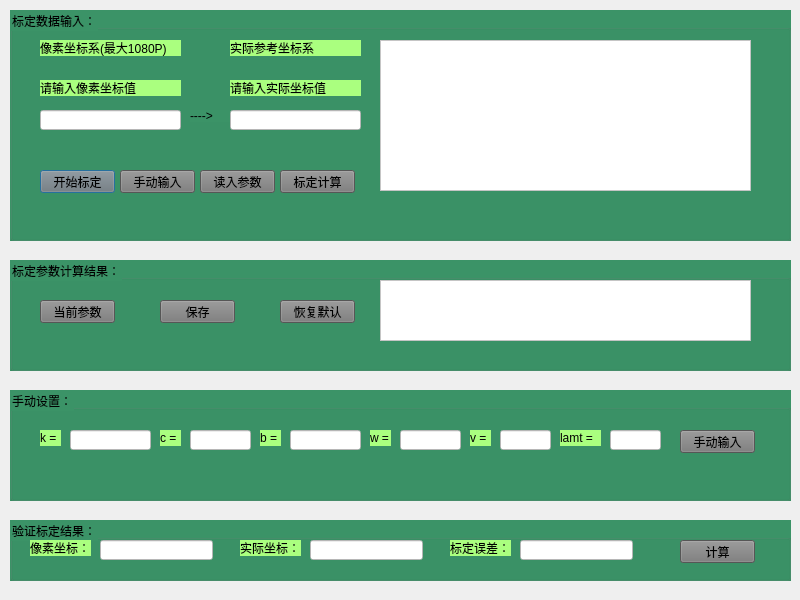
<?xml version="1.0" encoding="UTF-8"?>
<ui version="4.0">
 <class>IVFDCalibrate</class>
 <widget class="QDialog" name="IVFDCalibrate">
  <property name="geometry">
   <rect>
    <x>0</x>
    <y>0</y>
    <width>800</width>
    <height>600</height>
   </rect>
  </property>
  <property name="windowTitle">
   <string>相机标定窗口</string>
  </property>
  <widget class="QGroupBox" name="groupBox_input">
   <property name="geometry">
    <rect>
     <x>10</x>
     <y>10</y>
     <width>781</width>
     <height>231</height>
    </rect>
   </property>
   <property name="styleSheet">
    <string notr="true">background-color: rgb(59, 147, 103);</string>
   </property>
   <property name="title">
    <string>标定数据输入：</string>
   </property>
   <widget class="QTextBrowser" name="textBrowser_clbinput">
    <property name="geometry">
     <rect>
      <x>370</x>
      <y>30</y>
      <width>371</width>
      <height>151</height>
     </rect>
    </property>
    <property name="styleSheet">
     <string notr="true">background-color: rgb(255, 255, 255);</string>
    </property>
   </widget>
   <widget class="QLabel" name="label_5">
    <property name="geometry">
     <rect>
      <x>220</x>
      <y>30</y>
      <width>131</width>
      <height>16</height>
     </rect>
    </property>
    <property name="styleSheet">
     <string notr="true">background-color: rgb(170, 255, 127);</string>
    </property>
    <property name="text">
     <string>实际参考坐标系</string>
    </property>
   </widget>
   <widget class="QLabel" name="label_4">
    <property name="geometry">
     <rect>
      <x>30</x>
      <y>30</y>
      <width>141</width>
      <height>16</height>
     </rect>
    </property>
    <property name="styleSheet">
     <string notr="true">background-color: rgb(170, 255, 127);</string>
    </property>
    <property name="text">
     <string>像素坐标系(最大1080P)</string>
    </property>
   </widget>
   <widget class="QLabel" name="label_8">
    <property name="geometry">
     <rect>
      <x>180</x>
      <y>100</y>
      <width>54</width>
      <height>12</height>
     </rect>
    </property>
    <property name="text">
     <string>----&gt;</string>
    </property>
   </widget>
   <widget class="QLineEdit" name="lineEdit_realXY">
    <property name="geometry">
     <rect>
      <x>220</x>
      <y>100</y>
      <width>131</width>
      <height>20</height>
     </rect>
    </property>
    <property name="styleSheet">
     <string notr="true">background-color: rgb(255, 255, 255);</string>
    </property>
   </widget>
   <widget class="QLineEdit" name="lineEdit_imageXY">
    <property name="geometry">
     <rect>
      <x>30</x>
      <y>100</y>
      <width>141</width>
      <height>20</height>
     </rect>
    </property>
    <property name="styleSheet">
     <string notr="true">background-color: rgb(255, 255, 255);</string>
    </property>
   </widget>
   <widget class="QLabel" name="label_imgxyhint">
    <property name="geometry">
     <rect>
      <x>30</x>
      <y>70</y>
      <width>141</width>
      <height>16</height>
     </rect>
    </property>
    <property name="styleSheet">
     <string notr="true">background-color: rgb(170, 255, 127);</string>
    </property>
    <property name="text">
     <string>请输入像素坐标值</string>
    </property>
   </widget>
   <widget class="QPushButton" name="pushButton_startclb">
    <property name="geometry">
     <rect>
      <x>30</x>
      <y>160</y>
      <width>75</width>
      <height>23</height>
     </rect>
    </property>
    <property name="styleSheet">
     <string notr="true">background-color: rgb(120, 120, 120);</string>
    </property>
    <property name="text">
     <string>开始标定</string>
    </property>
   </widget>
   <widget class="QLabel" name="label_realxyhint">
    <property name="geometry">
     <rect>
      <x>220</x>
      <y>70</y>
      <width>131</width>
      <height>16</height>
     </rect>
    </property>
    <property name="styleSheet">
     <string notr="true">background-color: rgb(170, 255, 127);</string>
    </property>
    <property name="text">
     <string>请输入实际坐标值</string>
    </property>
   </widget>
   <widget class="QPushButton" name="pushButton_inputXY">
    <property name="geometry">
     <rect>
      <x>110</x>
      <y>160</y>
      <width>75</width>
      <height>23</height>
     </rect>
    </property>
    <property name="styleSheet">
     <string notr="true">background-color: rgb(120, 120, 120);</string>
    </property>
    <property name="text">
     <string>手动输入</string>
    </property>
   </widget>
   <widget class="QPushButton" name="pushButton_calibrate">
    <property name="geometry">
     <rect>
      <x>270</x>
      <y>160</y>
      <width>75</width>
      <height>23</height>
     </rect>
    </property>
    <property name="styleSheet">
     <string notr="true">background-color: rgb(120, 120, 120);</string>
    </property>
    <property name="text">
     <string>标定计算</string>
    </property>
   </widget>
   <widget class="QPushButton" name="pushButton_readInputXY">
    <property name="geometry">
     <rect>
      <x>190</x>
      <y>160</y>
      <width>75</width>
      <height>23</height>
     </rect>
    </property>
    <property name="styleSheet">
     <string notr="true">background-color: rgb(120, 120, 120);</string>
    </property>
    <property name="text">
     <string>读入参数</string>
    </property>
   </widget>
  </widget>
  <widget class="QGroupBox" name="groupBox_result">
   <property name="geometry">
    <rect>
     <x>10</x>
     <y>260</y>
     <width>781</width>
     <height>111</height>
    </rect>
   </property>
   <property name="styleSheet">
    <string notr="true">background-color: rgb(59, 147, 103);</string>
   </property>
   <property name="title">
    <string>标定参数计算结果：</string>
   </property>
   <widget class="QPushButton" name="pushButton_saveclbargs">
    <property name="geometry">
     <rect>
      <x>150</x>
      <y>40</y>
      <width>75</width>
      <height>23</height>
     </rect>
    </property>
    <property name="styleSheet">
     <string notr="true">background-color: rgb(120, 120, 120);</string>
    </property>
    <property name="text">
     <string>保存</string>
    </property>
   </widget>
   <widget class="QPushButton" name="pushButton_restore">
    <property name="geometry">
     <rect>
      <x>270</x>
      <y>40</y>
      <width>75</width>
      <height>23</height>
     </rect>
    </property>
    <property name="styleSheet">
     <string notr="true">background-color: rgb(120, 120, 120);</string>
    </property>
    <property name="text">
     <string>恢复默认</string>
    </property>
   </widget>
   <widget class="QPushButton" name="pushButton_currentclbarg">
    <property name="geometry">
     <rect>
      <x>30</x>
      <y>40</y>
      <width>75</width>
      <height>23</height>
     </rect>
    </property>
    <property name="styleSheet">
     <string notr="true">background-color: rgb(120, 120, 120);</string>
    </property>
    <property name="text">
     <string>当前参数</string>
    </property>
   </widget>
   <widget class="QTextBrowser" name="textBrowser_clbresult">
    <property name="geometry">
     <rect>
      <x>370</x>
      <y>20</y>
      <width>371</width>
      <height>61</height>
     </rect>
    </property>
    <property name="styleSheet">
     <string notr="true">background-color: rgb(255, 255, 255);</string>
    </property>
   </widget>
  </widget>
  <widget class="QGroupBox" name="groupBox_3">
   <property name="geometry">
    <rect>
     <x>10</x>
     <y>520</y>
     <width>781</width>
     <height>61</height>
    </rect>
   </property>
   <property name="styleSheet">
    <string notr="true">background-color: rgb(59, 147, 103);</string>
   </property>
   <property name="title">
    <string>验证标定结果：</string>
   </property>
   <widget class="QLabel" name="label_2">
    <property name="geometry">
     <rect>
      <x>230</x>
      <y>20</y>
      <width>61</width>
      <height>16</height>
     </rect>
    </property>
    <property name="styleSheet">
     <string notr="true">background-color: rgb(170, 255, 127);</string>
    </property>
    <property name="text">
     <string>实际坐标：</string>
    </property>
   </widget>
   <widget class="QLineEdit" name="lineEdit_imagecalXY">
    <property name="geometry">
     <rect>
      <x>90</x>
      <y>20</y>
      <width>113</width>
      <height>20</height>
     </rect>
    </property>
    <property name="styleSheet">
     <string notr="true">background-color: rgb(255, 255, 255);</string>
    </property>
   </widget>
   <widget class="QPushButton" name="pushButton_calculate">
    <property name="geometry">
     <rect>
      <x>670</x>
      <y>20</y>
      <width>75</width>
      <height>23</height>
     </rect>
    </property>
    <property name="styleSheet">
     <string notr="true">background-color: rgb(120, 120, 120);</string>
    </property>
    <property name="text">
     <string>计算</string>
    </property>
   </widget>
   <widget class="QLabel" name="label">
    <property name="geometry">
     <rect>
      <x>20</x>
      <y>20</y>
      <width>61</width>
      <height>16</height>
     </rect>
    </property>
    <property name="styleSheet">
     <string notr="true">background-color: rgb(170, 255, 127);</string>
    </property>
    <property name="text">
     <string>像素坐标：</string>
    </property>
   </widget>
   <widget class="QLineEdit" name="lineEdit_realcalXY">
    <property name="geometry">
     <rect>
      <x>300</x>
      <y>20</y>
      <width>113</width>
      <height>20</height>
     </rect>
    </property>
    <property name="styleSheet">
     <string notr="true">background-color: rgb(255, 255, 255);</string>
    </property>
   </widget>
   <widget class="QLabel" name="label_3">
    <property name="geometry">
     <rect>
      <x>440</x>
      <y>20</y>
      <width>61</width>
      <height>16</height>
     </rect>
    </property>
    <property name="styleSheet">
     <string notr="true">background-color: rgb(170, 255, 127);</string>
    </property>
    <property name="text">
     <string>标定误差：</string>
    </property>
   </widget>
   <widget class="QLineEdit" name="lineEdit_realcaldiffXY">
    <property name="geometry">
     <rect>
      <x>510</x>
      <y>20</y>
      <width>113</width>
      <height>20</height>
     </rect>
    </property>
    <property name="styleSheet">
     <string notr="true">background-color: rgb(255, 255, 255);</string>
    </property>
   </widget>
  </widget>
  <widget class="QGroupBox" name="groupBox_manual">
   <property name="geometry">
    <rect>
     <x>10</x>
     <y>390</y>
     <width>781</width>
     <height>111</height>
    </rect>
   </property>
   <property name="styleSheet">
    <string notr="true">background-color: rgb(59, 147, 103);</string>
   </property>
   <property name="title">
    <string>手动设置：</string>
   </property>
   <widget class="QLineEdit" name="lineEdit_lamt">
    <property name="geometry">
     <rect>
      <x>600</x>
      <y>40</y>
      <width>51</width>
      <height>20</height>
     </rect>
    </property>
    <property name="styleSheet">
     <string notr="true">background-color: rgb(255, 255, 255);</string>
    </property>
   </widget>
   <widget class="QLabel" name="label_14">
    <property name="geometry">
     <rect>
      <x>360</x>
      <y>40</y>
      <width>21</width>
      <height>16</height>
     </rect>
    </property>
    <property name="styleSheet">
     <string notr="true">background-color: rgb(170, 255, 127);</string>
    </property>
    <property name="text">
     <string>w =</string>
    </property>
   </widget>
   <widget class="QLabel" name="label_16">
    <property name="geometry">
     <rect>
      <x>550</x>
      <y>40</y>
      <width>41</width>
      <height>16</height>
     </rect>
    </property>
    <property name="styleSheet">
     <string notr="true">background-color: rgb(170, 255, 127);</string>
    </property>
    <property name="text">
     <string>lamt =</string>
    </property>
   </widget>
   <widget class="QLabel" name="label_11">
    <property name="geometry">
     <rect>
      <x>30</x>
      <y>40</y>
      <width>21</width>
      <height>16</height>
     </rect>
    </property>
    <property name="styleSheet">
     <string notr="true">background-color: rgb(170, 255, 127);</string>
    </property>
    <property name="text">
     <string>k =</string>
    </property>
   </widget>
   <widget class="QLineEdit" name="lineEdit_w">
    <property name="geometry">
     <rect>
      <x>390</x>
      <y>40</y>
      <width>61</width>
      <height>20</height>
     </rect>
    </property>
    <property name="styleSheet">
     <string notr="true">background-color: rgb(255, 255, 255);</string>
    </property>
   </widget>
   <widget class="QLineEdit" name="lineEdit_b">
    <property name="geometry">
     <rect>
      <x>280</x>
      <y>40</y>
      <width>71</width>
      <height>20</height>
     </rect>
    </property>
    <property name="styleSheet">
     <string notr="true">background-color: rgb(255, 255, 255);</string>
    </property>
   </widget>
   <widget class="QLineEdit" name="lineEdit_c">
    <property name="geometry">
     <rect>
      <x>180</x>
      <y>40</y>
      <width>61</width>
      <height>20</height>
     </rect>
    </property>
    <property name="styleSheet">
     <string notr="true">background-color: rgb(255, 255, 255);</string>
    </property>
   </widget>
   <widget class="QLineEdit" name="lineEdit_v">
    <property name="geometry">
     <rect>
      <x>490</x>
      <y>40</y>
      <width>51</width>
      <height>20</height>
     </rect>
    </property>
    <property name="styleSheet">
     <string notr="true">background-color: rgb(255, 255, 255);</string>
    </property>
   </widget>
   <widget class="QLineEdit" name="lineEdit_k">
    <property name="geometry">
     <rect>
      <x>60</x>
      <y>40</y>
      <width>81</width>
      <height>20</height>
     </rect>
    </property>
    <property name="styleSheet">
     <string notr="true">background-color: rgb(255, 255, 255);</string>
    </property>
   </widget>
   <widget class="QLabel" name="label_13">
    <property name="geometry">
     <rect>
      <x>150</x>
      <y>40</y>
      <width>21</width>
      <height>16</height>
     </rect>
    </property>
    <property name="styleSheet">
     <string notr="true">background-color: rgb(170, 255, 127);</string>
    </property>
    <property name="text">
     <string>c =</string>
    </property>
   </widget>
   <widget class="QLabel" name="label_15">
    <property name="geometry">
     <rect>
      <x>250</x>
      <y>40</y>
      <width>21</width>
      <height>16</height>
     </rect>
    </property>
    <property name="styleSheet">
     <string notr="true">background-color: rgb(170, 255, 127);</string>
    </property>
    <property name="text">
     <string>b =</string>
    </property>
   </widget>
   <widget class="QPushButton" name="pushButton_manulinput">
    <property name="geometry">
     <rect>
      <x>670</x>
      <y>40</y>
      <width>75</width>
      <height>23</height>
     </rect>
    </property>
    <property name="styleSheet">
     <string notr="true">background-color: rgb(120, 120, 120);</string>
    </property>
    <property name="text">
     <string>手动输入</string>
    </property>
   </widget>
   <widget class="QLabel" name="label_12">
    <property name="geometry">
     <rect>
      <x>460</x>
      <y>40</y>
      <width>21</width>
      <height>16</height>
     </rect>
    </property>
    <property name="styleSheet">
     <string notr="true">background-color: rgb(170, 255, 127);</string>
    </property>
    <property name="text">
     <string>v =</string>
    </property>
   </widget>
  </widget>
 </widget>
 <layoutdefault spacing="6" margin="11"/>
 <resources/>
 <connections/>
</ui>
